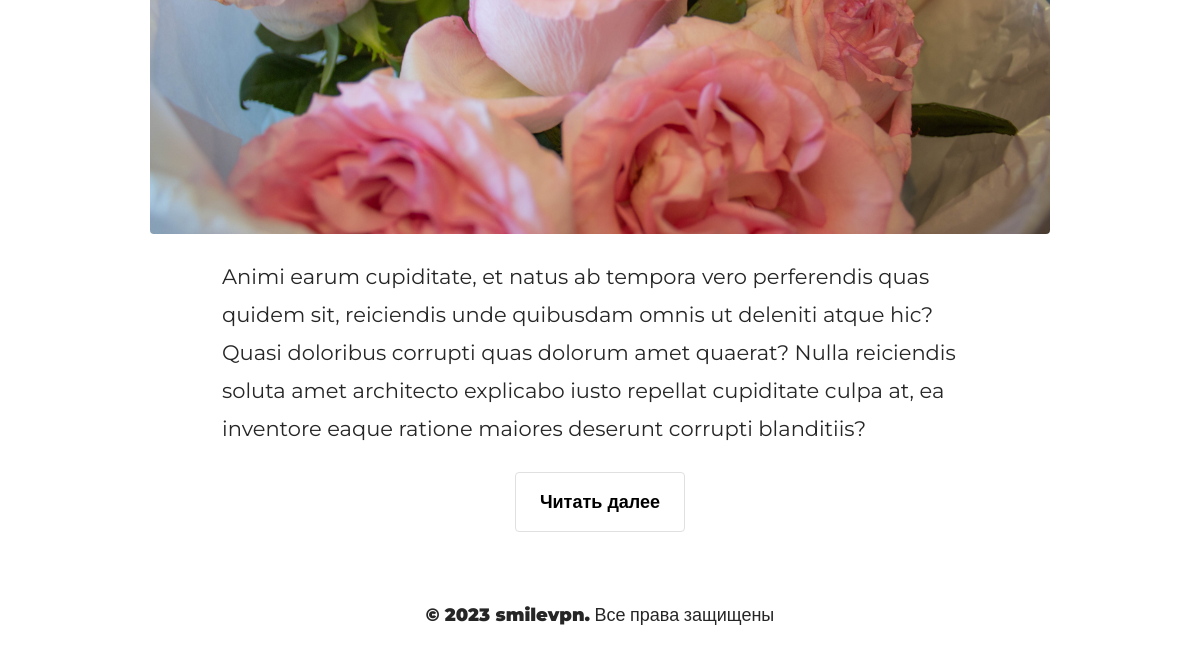
The app's page / (lower part), older data.
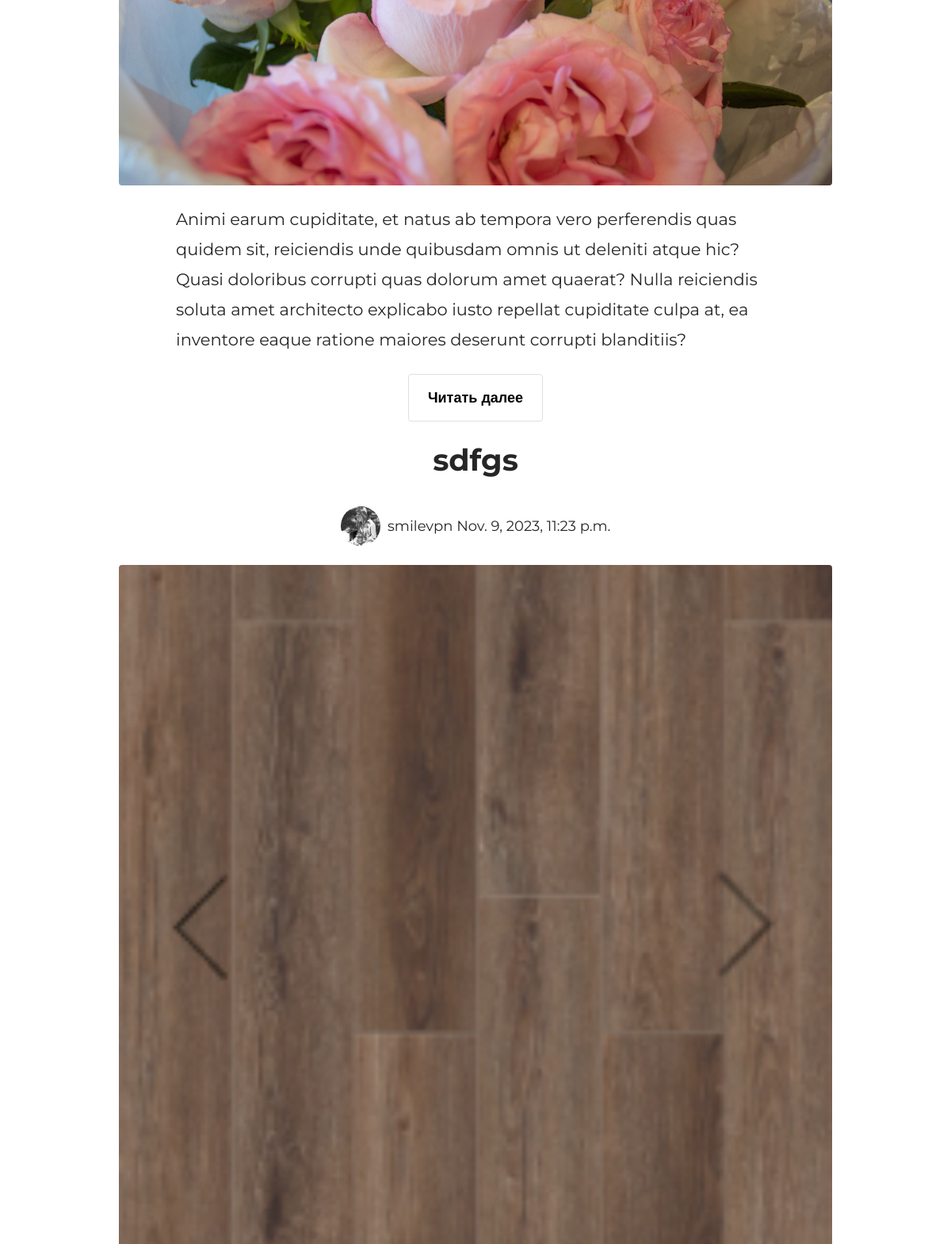
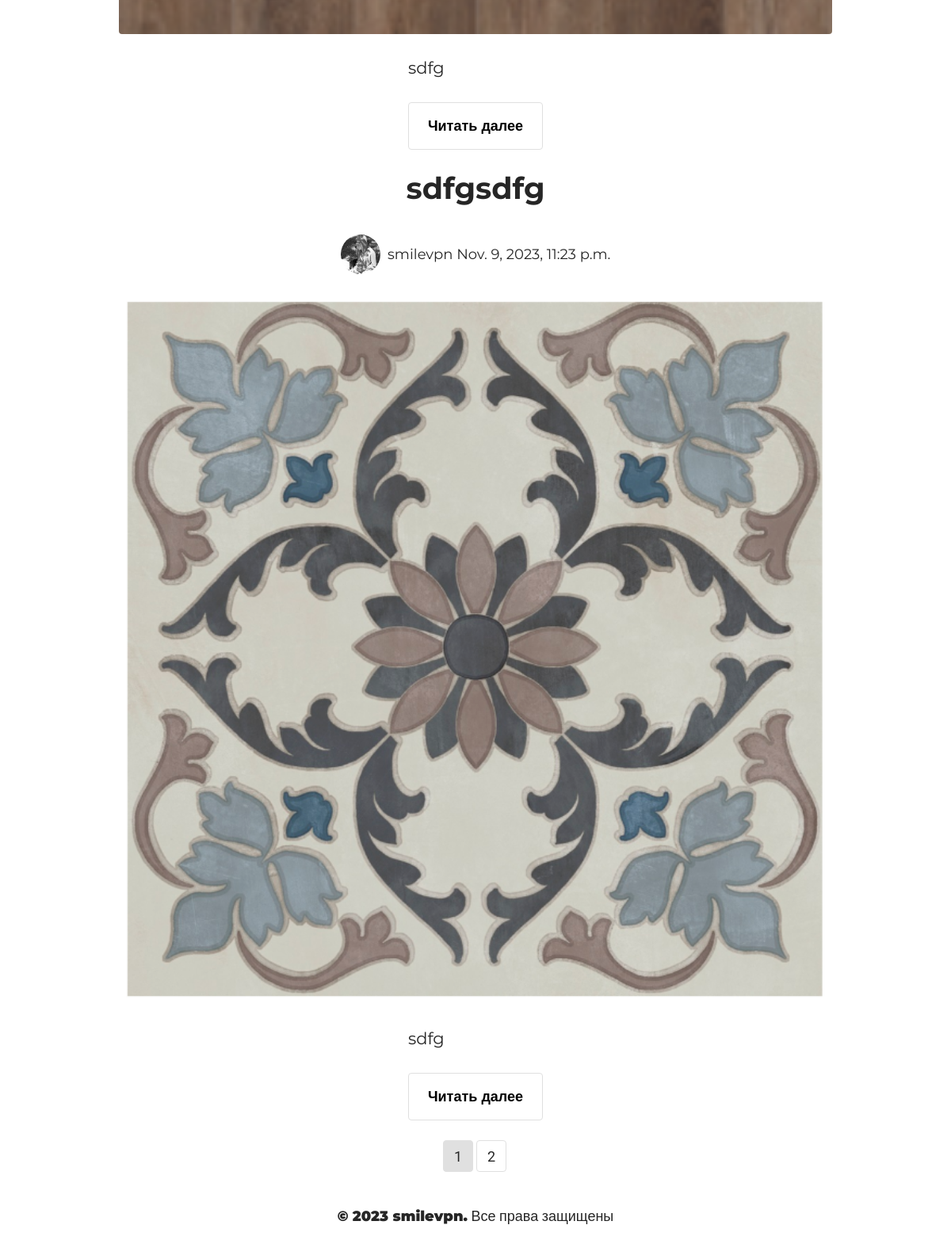
The same page, newer data (2 pictures, top to bottom).
### app/models.py (models this page shows, shortened)
class Post(models.Model):
    title = models.CharField(max_length=200)
    published = models.DateTimeField(auto_now_add=True)
    author = models.ForeignKey(
        'auth.User',
        on_delete=models.CASCADE,
    )
    preimage = models.ImageField(upload_to='static/images/')
    prebody = models.TextField()
    body = models.TextField()

### app/views.py (the view)
# urls.py: path('', BlogListView.as_view(), name='home'),
class BlogListView(ListView):
    model = Post
    template_name = 'home.html'
    paginate_by = 5

### app/templates/home.html
{% extends 'base.html' %}
{% load static %}
{% block content %}
  {% for post in object_list %}
  <div class="test">
  <div class="post-entry">
	<h2><a href="{% url 'post_detail' post.pk %}">{{ post.title }}</a></h2>
	<p class="post-entry__author"> <img src="{{ profiles.avatar.currently.url }}"> <img class="avatar" src="http://127.0.0.1:8000/media/static/images/profiles/avatar.jpg" width="50" style="border-radius:50%"> &nbsp {{ post.author }} {{ post.published }}</p>
	<img class="main__post__preimg" src="{{ post.preimage.url }}" alt="" width="900px">
    <div class="post-entry__prepost">
	<p>{{ post.prebody }}</p>
	<form action="{% url 'post_detail' post.pk %}">
	<button class="post-entry__button">
		Читать далее
	</button>
</form>
</div>
  </div>
</div>
  {% endfor %}
{% include "include/pagination.html" %}
{% endblock content %}

### templates/base.html (shortened to what this page needs)
{% load static %}
<html>
  <head>
    <link href="{% static 'css/base.css' %}" rel="stylesheet">
  </head>
  <body>
    <main class="main">
    <div class="main__posts">
      <div class="main__posts__post">
      {% block content %}
      {% endblock content %}
      </div>
    </div>
    </main>
    <footer>
    <div>
            <p><strong>© 2023 smilevpn.</strong> Все права защищены</p>
    </div>
	</footer>
  </body>
</html>

### app/templates/include/pagination.html (shortened to what this page needs)
<ul class="pagination">
    {% if paginator.page_range|length > 1 %}
        {% for i in paginator.page_range %}
            {% if page_obj.number == i %}
                <li class="pagination__item active">
                    <a class="pagination__link" href="#">{{ i }}</a>
                </li>
            {% elif i > page_obj.number|add:'-4' and i < page_obj.number|add:'4' %}
                <li class="pagination__item">
                        <a class="pagination__link" href="?page={{ i }}">{{ i }}</a>
                </li>
            {% endif %}
        {% endfor %}
    {% endif %}
</ul>

### static/css/base.css (style rules this page uses)
* { margin: 0; padding: 0; font-family: 'Montserrat', sans-serif; }
body { font-size: 18px; background-color: #fff; color: #262626; }
.post-entry { width: 100%; margin: 1rem 0; display: flex; flex-wrap: wrap; flex-direction: column; flex: 30%; justify-content: center; align-items: center; }
.post-entry h2 { margin: 0.5rem 0; line-height: 1.342; font-weight: 700; font-family: 'Montserrat', sans-serif; }
.post-entry h2 a, .post-entry h2 a:visited { color: #262626; text-decoration: none; font-size: 38px; }
.post-entry .post-entry__author { display:flex; text-align: center; justify-content: center; align-items: center; font-size: 18px; }
.post-entry p { padding: 24px 0; font-weight: 400; display: flex; font-size: 21px; line-height: 1.81; }
.main { background-color: #fff; width: 100%; padding: 24px 0; display: flex; justify-content: center; }
.main__posts { width: 40%; background-color: #fff; display: flex; flex-wrap: wrap; flex-direction: row; justify-content: center; }
footer { text-align: center; background-color: #fff; margin: 24px 0 0; padding: 0 0 24px; }
footer strong { font-weight: 900; }
footer p { font-weight: 100; }
.main__posts__post { background-color: #fff; }
.main__post__preimg { width: 100%; border-radius: 4px; object-fit: contain; }
form { display: flex; justify-content: center; }
.post-entry__button { display: inline-block; text-decoration: none; border: solid 1px #E0E0E0; font-weight: 700; border-radius: 4px; transition: color 0.2s,border-color 0.2s; padding: 18px 24px; background-color: #fff; font-weight: bold; font-size: 18px; }
.post-entry__prepost { padding: 0 8%; }
.pagination { display: flex; justify-content: center; margin: 24px 0 0; }
@media (max-width: 1920px) { .main__posts { width: 50%; } }
@media (max-width: 1500px) { .main__posts { width: 65%; } }
@media (max-width: 1280px) { .main__posts { width: 75%; } }
.pagination { width: auto; margin: 24px auto 0; }
.pagination, .pagination__link { display: -ms-flexbox; display: flex; -ms-flex-flow: row wrap; flex-flow: row wrap; -ms-flex-pack: center; justify-content: center; -ms-flex-align: center; align-items: center }
.pagination__link { position: relative; left: -1px; top: 1px; width: 100%; height: 100%; border: solid 1px #E0E0E0; border-radius: 4px; transition: all .2s ease-in-out; font-family: Roboto, sans-serif; font-size: 18px; color: #262626; text-decoration: none; }
.pagination__item { transition: all .2s ease-in-out; width: 38px; height: 38px; border-radius: 4px; z-index: 1; position: relative; margin: 0 2px; display: -ms-flexbox; display: flex; -ms-flex-flow: row wrap; flex-flow: row wrap; -ms-flex-pack: center; justify-content: center; -ms-flex-align: center; align-items: center; text-decoration: none; }
.pagination__item:first-child { margin-left: 0 }
.pagination__item:last-child { margin-right: 0 }
.pagination__item.active .pagination__link { pointer-events: none; background-color: #E0E0E0; }

Row changes from the older to the newer data that the page shows:
added Post: title "sdfgs", author "smilevpn", published "Nov. 9, 2023, 11:23 p.m.", preimage (picture), prebody "sdfg"
added Post: title "sdfgsdfg", author "smilevpn", published "Nov. 9, 2023, 11:23 p.m.", preimage (picture), prebody "sdfg"
Text that changed along with them:
new list line: "1"
new list line: "2"
